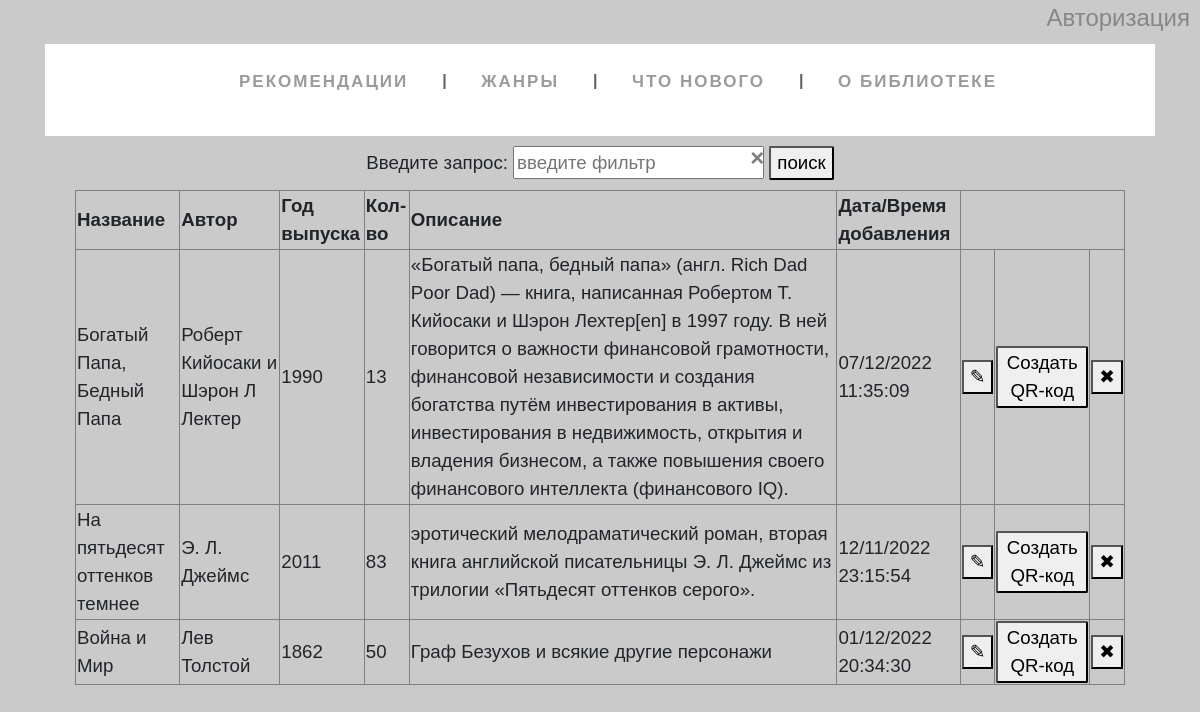
The page /booklist on the database as committed earlier.
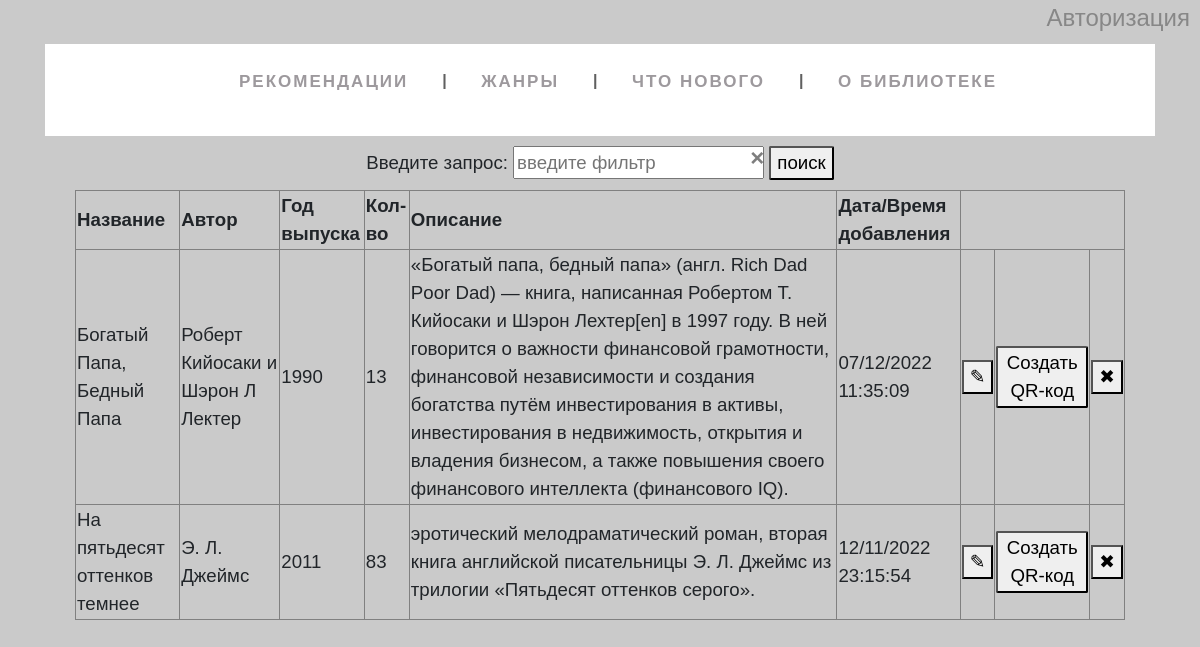
The same page on the database as committed later.
### tables this page shows
CREATE TABLE mainmenu (
id integer PRIMARY KEY AUTOINCREMENT,
title next NOT NULL,
url text NOT NULL
);

CREATE TABLE "books" (
	"id"	integer,
	"btitle"	TEXT NOT NULL,
	"author"	TEXT NOT NULL,
	"year"	INTEGER NOT NULL,
	"number"	INTEGER NOT NULL,
	"descript"	TEXT NOT NULL,
	"dt_string"	TEXT NOT NULL,
	"book_picture"	TEXT,
	"picture_name"	TEXT,
	PRIMARY KEY("id" AUTOINCREMENT)
);

### flsite.py (the view, shortened to what this page needs)
@app.route('/booklist', methods=["POST", "GET"])
def booklist():
    db = get_db()
    dbase = FDataBase(db)
    post_req = request.args.get('qr')
    print(post_req)
    if request.method == 'POST' and 'id' in request.form:
        print(request.form)
        del_id = request.form['id']
        dbase.delete_book_function(del_id)  # Функция удаления #
    elif request.method == 'GET' and post_req != None:
        print(request.form)
        link = dbase.QR_maker(post_req)
        print('Качнём:', link)
        return render_template('booklist.html', menu=dbase.getMenu(),
            restrictions=dbase.booklist_function(), link=link, qr=int(post_req))
    print('Ничего')
    return render_template('booklist.html', menu=dbase.getMenu(), restrictions=dbase.booklist_function())

### FDataBase.py (called while the page is built)
    def getMenu(self):
        sql = '''SELECT * FROM mainmenu'''
        try:
            self.__cur.execute(sql)
            res = self.__cur.fetchall()
            if res:
                return res
        except:
            print('Ошибка чтения БД (menu)')
        return []

    def booklist_function(self):
        try:
            self.__cur.execute("""SELECT * FROM books""")
            results = self.__cur.fetchall()
            if results:
                return results
        except:
            print('Ошибка чтения БД (books)')
        return ['Пустота']

### flsite.py (called while the page is built)
def connect_db():
    conn = sqlite3.connect(app.config['DATABASE'])
    conn.row_factory = sqlite3.Row
    return conn

def get_db():
    if not hasattr(g, 'link_dv'):
        g.link_db = connect_db()
    return g.link_db

@app.teardown_appcontext
def closed_db(error):
    if hasattr(g, 'link_db'):
        g.link_db.close()

### templates/booklist.html (shortened to what this page needs)
{% extends 'base.html' %}
{% block content %}
{{ super() }}
<form action="/booklist" method="post">
    <div class="search">
        Введите запрос:
        <x-field>
            <input name="search_btn" placeholder="введите фильтр" type="text" id = "search">
            <span class="close" onclick="this.previousElementSibling.value = ''">
            &times;
            </span>
        </x-field>
        <button class='btn-search' type="submit">поиск</button>
    </div>
</form>
<table border="1px">
    <tr class="header">
        <td>Название</td>
        <td>Автор</td>
        <td>Год выпуска</td>
        <td>Кол-во</td>
        <td>Описание</td>
        <td>Дата/Время добавления</td>
    </tr>
{% for row in restrictions %}
    <tr>
        <td>{{row["btitle"]}}</td>
        <td>{{row["author"]}}</td>
        <td>{{row["year"]}}</td>
        <td>{{row["number"]}}</td>
        <td>{{row["descript"]}}</td>
        <td>{{row["dt_string"]}}</td>
        <td>
            <form action="/book_card" method="GET">
                <button class="btn-edit" name="edit" value='{{row["id"]}}'>✎</button>
            </form>
        </td>
        <td>
            {% if row["id"] == qr %}
            <a href="{{link}}" download="">
                <button class='QR'name="qr" value='{{row["id"]}}'>Скачать QR-код</button>
            </a>
            {% else %}
            <a href="/booklist?qr={{row['id']}}">
                <button class='QR' name="qr" value='{{row["id"]}}'>Создать QR-код</button>
            </a>
            {% endif %}
        </td>
        <td>
            <div class="popup" onclick="myFunction('{{row[0]}}')"><button>✖</button>
            </div>
        </td>
    </tr>
{% endfor %}
</table>
{% endblock %}

### templates/base.html (shortened to what this page needs)
<!DOCTYPE html>
<html lang="ru">
<head>
    <link rel="stylesheet" href="https://maxcdn.bootstrapcdn.com/bootstrap/4.0.0/css/bootstrap.min.css">
    <link rel="stylesheet" href ="{{ url_for('static', filename='styles.css' )}}" type="text/css" >
</head>
<body>
    <div class="login"><a href="auth">Авторизация</a></div>
    <div class="wrapper">
        {% block content -%}
        <header class="header">
            <div class="container">
                <div class="header_body">
                    <nav class="header_menu">
                            {%- block menu_main -%}
                        <ul class="header_list" >
                            {% for m in menu %}
                            <li><a href="{{m.url}}" class="header_link">{{m.title}}</a></li>
                            {% endfor %}
                        </ul>
                            {% endblock menu_main -%}
                    </nav>
                </div>
            </div>
        </header>
    </div>
    <div class="content">
        <div class="container">
                {% endblock -%}
        </div>
    </div>
</body>
</html>

Rows that differ between the two databases and show on the page:
removed books: btitle "Война и Мир", author "Лев Толстой", year "1862", number "50", descript "Граф Безухов и всякие другие персонажи", dt_string "01/12/2022 20:34:30", {{ row["id"] }} 14 (drawn)
